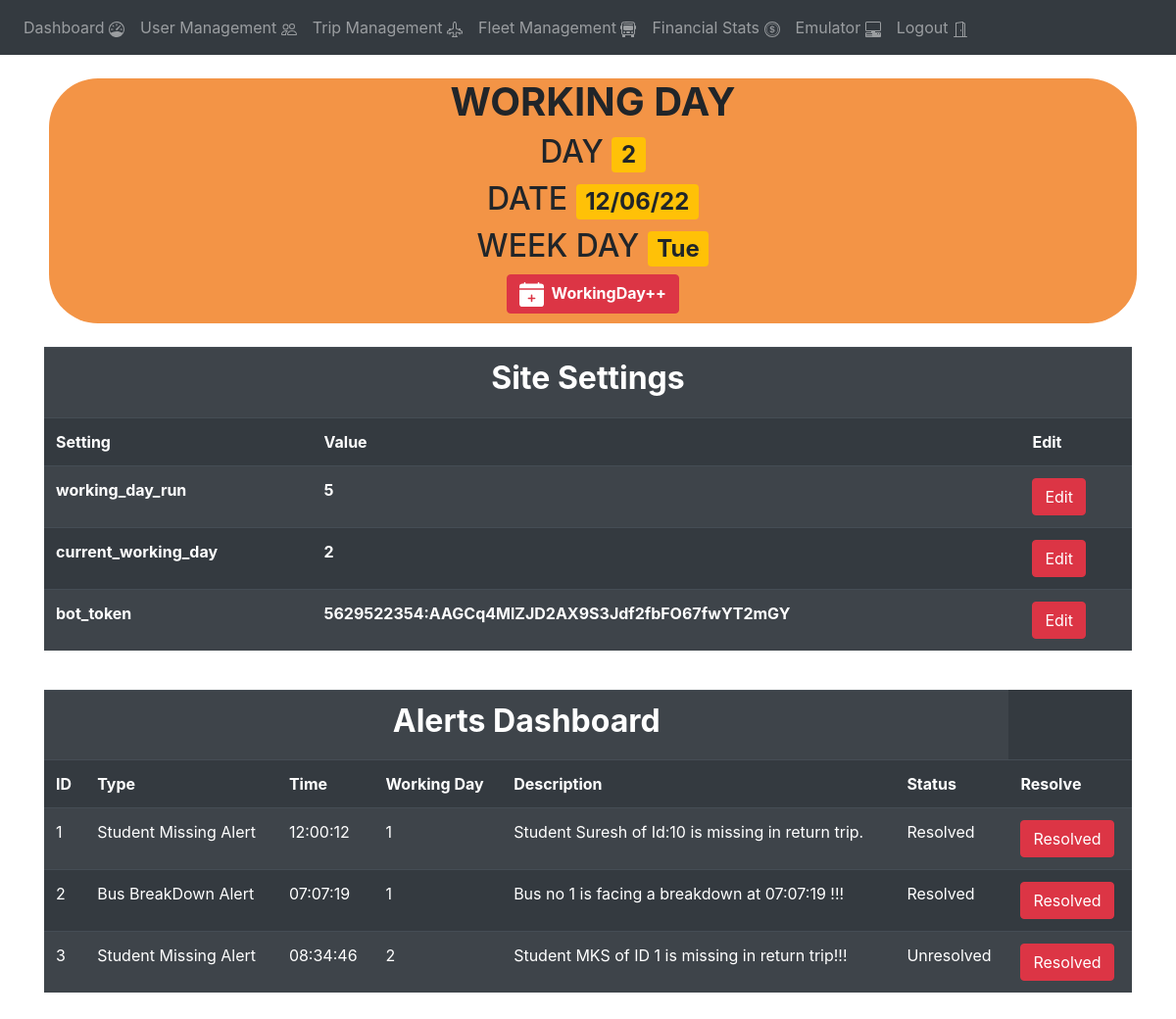
The page /admin-home (signed in) on the database its author committed.
### website/models.py (models this page shows)
class Working_day(db.Model):
    day = db.Column(db.Integer, primary_key=True)
    date = db.Column(db.String(15))
    week_day = db.Column(db.String(15))
    trips_created = db.Column(db.String(1))

class Site_settings(db.Model):
    key =  db.Column(db.String ,primary_key=True )
    value =  db.Column(db.String)

class Alerts(db.Model):
    id = db.Column(db.Integer, primary_key=True)
    working_day = db.Column(db.Integer)
    type = db.Column(db.String(15))
    time = db.Column(db.String(15))
    description = db.Column(db.String(50))
    status = db.Column(db.String(15))

### website/views.py (the view)
@views.route('/admin-home', methods=['GET', 'POST'])
@login_required
def admin_home():
    working_day = Site_settings.query.filter_by(key="current_working_day").first().value
    w = Working_day.query.filter_by(day=working_day).first()
    ss = Site_settings.query.all()
    trips = Trips.query.filter_by(working_day=w.day)
    alerts = Alerts.query.all()
    return render_template("admin_home.html" , user = current_user, w = w , ss= ss , trips=trips , alerts = alerts)

### website/__init__.py (called while the page is built)
def create_app():
    app = Flask(__name__)
    app.config['SECRET_KEY'] = '#itsactuallyapassword'
    app.config['SQLALCHEMY_DATABASE_URI'] = f'sqlite:///{DB_NAME}'
    db.init_app(app)
    from .views import views
    from .auth import auth
    app.register_blueprint(views, url_prefix='/')
    app.register_blueprint(auth, url_prefix='/')
    from .models import User
    create_database(app)
    login_manager = LoginManager()
    login_manager.login_view = 'auth.login'
    login_manager.init_app(app)
    @login_manager.user_loader
    def load_user(id):
        return User.query.get(int(id))
    return app

### website/templates/admin_home.html (shortened to what this page needs)
{% extends "base.html" %}
{% block content %}
<br>
<div class="container-md" style="background-color: rgb(243, 148, 70);align-content: center ;text-align: center ;margin-left: 5px;margin-right: 5px;padding-left: 5px;padding-right:5px ; padding-bottom : 10px;border-radius: 50px;">
  <h1><b>WORKING DAY</h1></b>
  <h2>DAY  <span class="badge bg-warning">{{w.day}}</span></h2>
  <h2>DATE <span class="badge bg-warning">{{w.date}}</span></h2>
  <h2>WEEK DAY  <span class="badge bg-warning">{{w.week_day}}</span></h2>
  <button  class = "btn btn-danger" onclick="increment_working_day()"><b>
    <span>
  </span>&nbsp;WorkingDay++
</b></button>
</div>
<br>
<div class="conatiner-sm">
  <table class="table table-striped table-dark">
    <tr>
      <th colspan="3"><h2 align="center"><b>Site Settings</b></h2></th>
    </tr>
    <tr>
      <th>Setting</th>
      <th>Value</th>
      <th>Edit</th>
    </tr>
    {% for s in ss %}
      <tr>
        <th>{{s.key}}</th>
        <th>{{s.value}}</th>
        <th><button class="btn btn-danger">Edit</button></th>
      </tr>
    {% endfor%}
  </table>
</div>
<br>
<div class="conatiner-sm">
  <table class="table table-striped table-dark">
    <tr>
      <th colspan="6"><h2 align="center"><b>Alerts Dashboard</b></h2></th>
    </tr>
    <tr>
      <th>ID</th>
      <th>Type</th>
      <th>Time</th>
      <th>Working Day</th>
      <th>Description</th>
      <th>Status</th>
      <th>Resolve</th>
    </tr>
      {%for alert in alerts%}
      <tr>
      <td>{{alert.id}}</td>
      <td>{{alert.type}}</td>
      <td>{{alert.time}}</td>
      <td>{{alert.working_day}}</td>
      <td>{{alert.description}}</td>
      <td>{{alert.status}}</td>
      <td><btn class="btn btn-danger" onclick="resolve_alert({{alert.id}});">Resolved</btn></td>
      </tr>
      {%endfor%}
  </table>
</div>
<br>
{% endblock %}

### rows shown on the page
Working_day: day "2", date "12/06/22", week_day "Tue"
Site_settings: key "working_day_run", value "5"
Site_settings: key "current_working_day", value "2"
Site_settings: key "bot_token", value "5629522354:AAGCq4MlZJD2AX9S3Jdf2fbFO67fwYT2mGY"
Alerts: id "1", type "Student Missing Alert", time "12:00:12", working_day "1", description "Student Suresh of Id:10 is missing in return trip.", status "Resolved"
Alerts: id "2", type "Bus BreakDown Alert", time "07:07:19", working_day "1", description "Bus no 1 is facing a breakdown at 07:07:19 !!!", status "Resolved"
Alerts: id "3", type "Student Missing Alert", time "08:34:46", working_day "2", description "Student MKS of ID 1 is missing in return trip!!!", status "Unresolved"
